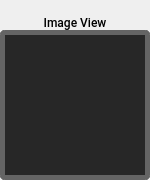
<?xml version="1.0" encoding="UTF-8"?>
<ui version="4.0">
 <class>ImageView</class>
 <widget class="QWidget" name="ImageView">
  <property name="geometry">
   <rect>
    <x>0</x>
    <y>0</y>
    <width>150</width>
    <height>180</height>
   </rect>
  </property>
  <property name="windowTitle">
   <string>Form</string>
  </property>
  <property name="styleSheet">
   <string notr="true"/>
  </property>
  <layout class="QVBoxLayout" name="verticalLayout_2">
   <property name="spacing">
    <number>0</number>
   </property>
   <property name="leftMargin">
    <number>0</number>
   </property>
   <property name="topMargin">
    <number>0</number>
   </property>
   <property name="rightMargin">
    <number>0</number>
   </property>
   <property name="bottomMargin">
    <number>0</number>
   </property>
   <item>
    <widget class="QLabel" name="imageLabel">
     <property name="minimumSize">
      <size>
       <width>0</width>
       <height>30</height>
      </size>
     </property>
     <property name="maximumSize">
      <size>
       <width>16777215</width>
       <height>30</height>
      </size>
     </property>
     <property name="font">
      <font>
       <family>Roboto Medium</family>
       <weight>50</weight>
       <italic>false</italic>
       <bold>false</bold>
      </font>
     </property>
     <property name="styleSheet">
      <string notr="true">/*border: none;
color:white;
font:14px 'Roboto Medium';*/</string>
     </property>
     <property name="text">
      <string>Image View</string>
     </property>
     <property name="alignment">
      <set>Qt::AlignBottom|Qt::AlignHCenter</set>
     </property>
    </widget>
   </item>
   <item>
    <widget class="QWidget" name="imagePanel" native="true">
     <property name="minimumSize">
      <size>
       <width>150</width>
       <height>150</height>
      </size>
     </property>
     <property name="maximumSize">
      <size>
       <width>16777215</width>
       <height>16777215</height>
      </size>
     </property>
     <property name="styleSheet">
      <string notr="true">QWidget{border-style:solid;
border-width:5px;
border-radius:5px;
border-color:rgb(100,100,100);
background-color:rgb(39,39,39);}</string>
     </property>
     <layout class="QVBoxLayout" name="verticalLayout_3">
      <property name="spacing">
       <number>0</number>
      </property>
      <property name="leftMargin">
       <number>0</number>
      </property>
      <property name="topMargin">
       <number>0</number>
      </property>
      <property name="rightMargin">
       <number>0</number>
      </property>
      <property name="bottomMargin">
       <number>0</number>
      </property>
      <item>
       <layout class="QVBoxLayout" name="verticalLayout"/>
      </item>
     </layout>
    </widget>
   </item>
  </layout>
 </widget>
 <resources/>
 <connections/>
</ui>
